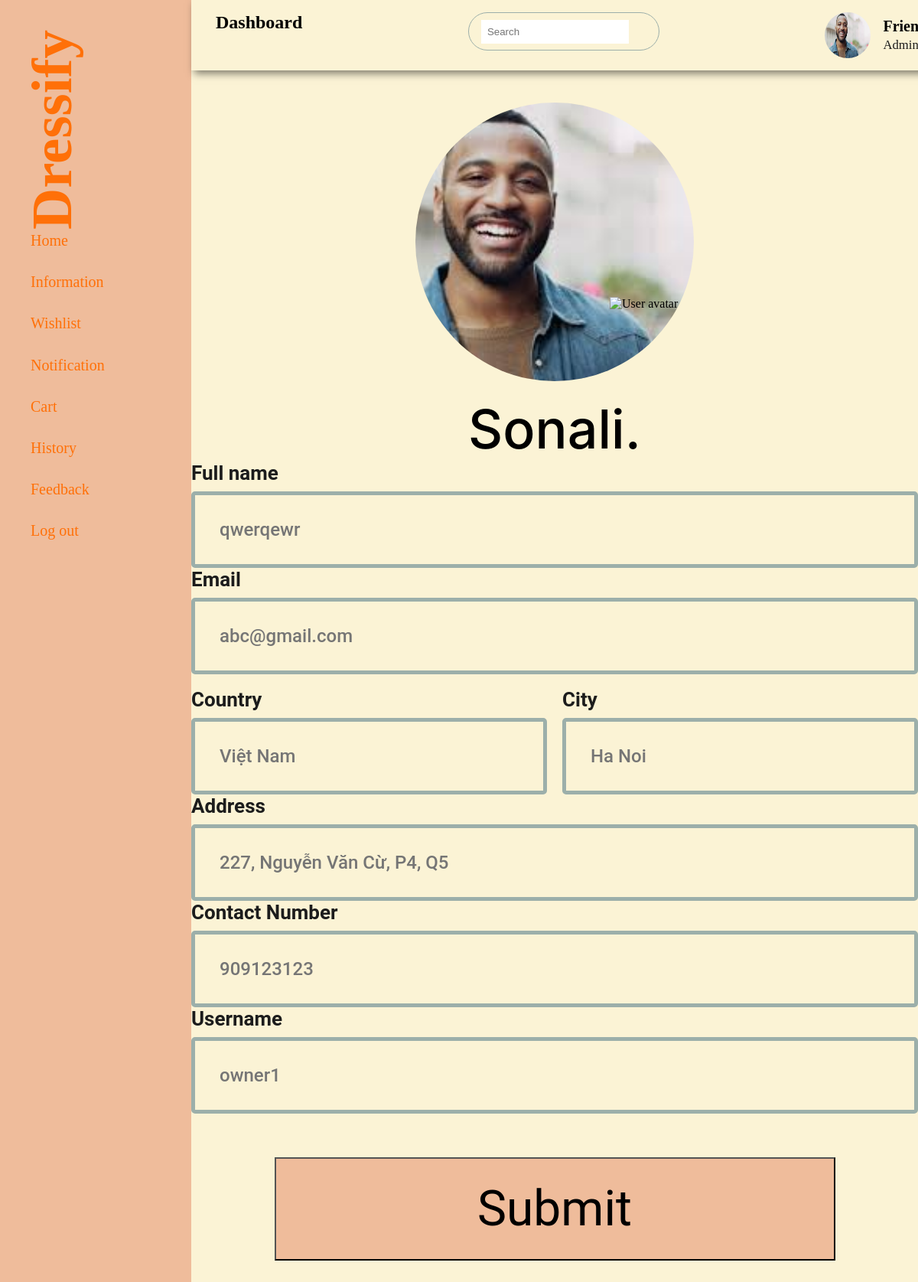
/role/customer/CustomerProfile.php (signed in), run on an earlier commit of the app's database.
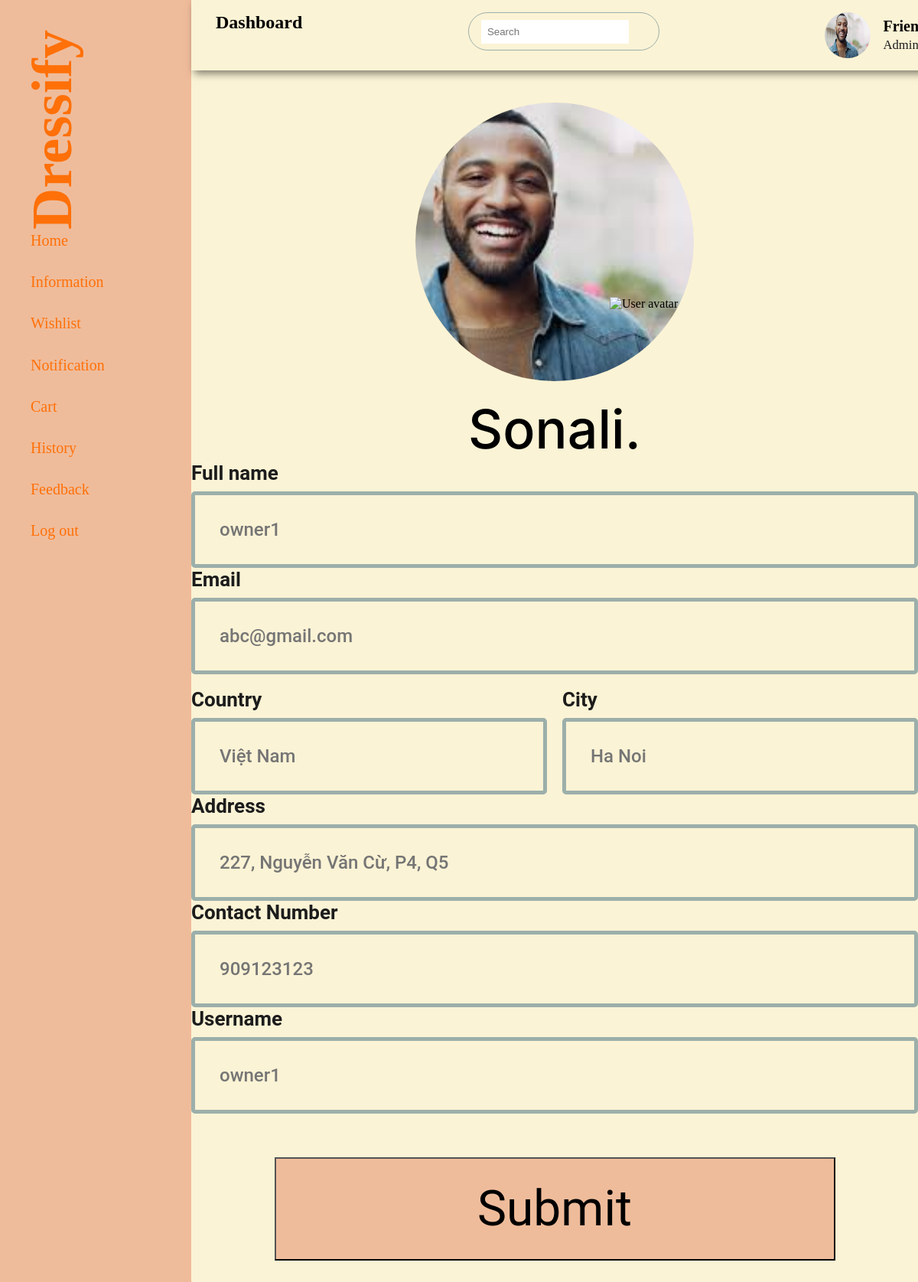
And on a later commit of the database.
### tables this page shows
CREATE TABLE `customers` (
  `cus_id` int(255) NOT NULL,
  `username` varchar(255) NOT NULL,
  `email` varchar(255) NOT NULL,
  `password` varchar(255) NOT NULL,
  `fullname` varchar(255) NOT NULL,
  `address` varchar(255) NOT NULL,
  `country` varchar(255) NOT NULL,
  `city` varchar(255) NOT NULL,
  `contact_number` varchar(255) NOT NULL,
  `avatar` varchar(255) NOT NULL,
  `user_type` varchar(255) NOT NULL
);

### role/customer/CustomerProfile.php (the view, shortened to what this page needs)
<?php
    include '../../ConnectDB.php';
    $user_select = mysqli_query($conn, "SELECT * FROM customers where cus_id ='$_SESSION[cus_id]'") or die('Query failed');
    if (mysqli_num_rows($user_select) > 0){
      $row = mysqli_fetch_assoc($user_select);
      $name = $row['fullname'];
      $email = $row['email'];
      $country = $row['country'];
      $city = $row['city'];
      $address = $row['address'];
      $number = $row['contact_number'];
      $username = $row['username'];
    }
?>
<!DOCTYPE html>
<html lang="en">
<head>
  <link rel="stylesheet" href="CustomerProfileStyle.css">
</head>
<body>
  <?php include 'CustomerSidebar.php'; ?>
  <section class="profile-container">
    <main class="main-content">
      <form class="profile-form" method="post">
        <div class="avatar-container">
          <img src="../../img/1.jpg" class="avatar-background" alt="Profile background" style="border-radius: 50%;"/>
          <img loading="lazy" src="https://cdn.builder.io/api/v1/image/assets/TEMP/f0ff525f8f701695d4c0f9c4a79c121f4bda49dee8aec8044b7c4ed7cc911cf7?apiKey=2cbb572e4cb94131a46c507d9ddbcac0&" class="avatar-icon" alt="User avatar" />
        </div>
        <h2 class="username">Sonali.</h2>
        <label for="name" class="form-label">Full name</label>
        <input type="text" id="name" name="name" class="form-input" placeholder="<?php echo"$name";?>"/>
        <label for="email" class="form-label">Email</label>
        <input type="email" id="email" name="email" class="form-input" placeholder="<?php echo"$email";?>"/>
        <div class="form-row">
          <div class="form-columns">
            <div class="form-column">
              <div class="form-group">
                <label for="country" class="form-label">Country</label>
                <input type="text" id="country" name="country" class="form-input" placeholder="<?php echo"$country";?>"/>
              </div>
            </div>
            <div class="form-column">
              <div class="form-group">
                <label for="city" class="form-label">City</label>
                <input type="text" id="city" name="city" class="form-input" placeholder="<?php echo"$city";?>"/>
              </div>
            </div>
          </div>
        </div>
        <label for="address" class="form-label">Address</label>
        <input type="text" id="address" name="address" class="form-input" placeholder="<?php echo"$address";?>"/>
        <label for="contact" class="form-label">Contact Number</label>
        <input type="tel" id="contact" name="number" class="form-input" placeholder="<?php echo"$number";?>"/>
        <label for="username" class="form-label">Username</label>
        <input type="text" id="username" name="username" class="form-input" placeholder="<?php echo"$username";?>"/>
        <button type="submit" name="update-profile" class="submit-button">Submit</button>
      </form>
    </main>
  </section>
</body>
</html>

What changed in the data, as far as the page shows it:
changed customers "owner1": name "qwerqewr" → "owner1"
